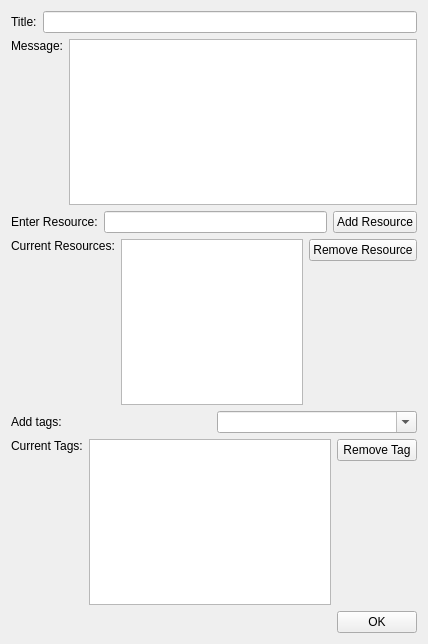
<?xml version="1.0" encoding="UTF-8"?>
<ui version="4.0">
 <class>AddNoteDialog</class>
 <widget class="QDialog" name="AddNoteDialog">
  <property name="geometry">
   <rect>
    <x>0</x>
    <y>0</y>
    <width>428</width>
    <height>644</height>
   </rect>
  </property>
  <property name="windowTitle">
   <string>AddNoteDialog</string>
  </property>
  <layout class="QVBoxLayout" name="verticalLayout_7">
   <item>
    <layout class="QVBoxLayout" name="verticalLayout_6">
     <item>
      <layout class="QHBoxLayout" name="horizontalLayout_2">
       <item>
        <widget class="QLabel" name="addTitleLabel">
         <property name="text">
          <string>Title:</string>
         </property>
        </widget>
       </item>
       <item>
        <widget class="QLineEdit" name="addTitleLineEdit"/>
       </item>
      </layout>
     </item>
     <item>
      <layout class="QHBoxLayout" name="horizontalLayout">
       <item>
        <layout class="QVBoxLayout" name="verticalLayout">
         <item>
          <widget class="QLabel" name="addMessageLabel">
           <property name="text">
            <string>Message:</string>
           </property>
          </widget>
         </item>
         <item>
          <spacer name="verticalSpacer">
           <property name="orientation">
            <enum>Qt::Vertical</enum>
           </property>
           <property name="sizeHint" stdset="0">
            <size>
             <width>20</width>
             <height>40</height>
            </size>
           </property>
          </spacer>
         </item>
        </layout>
       </item>
       <item>
        <widget class="QPlainTextEdit" name="addMessagePlainTextEdit"/>
       </item>
      </layout>
     </item>
     <item>
      <layout class="QHBoxLayout" name="horizontalLayout_4">
       <item>
        <widget class="QLabel" name="enterResourceDirectLabel">
         <property name="text">
          <string>Enter Resource:</string>
         </property>
        </widget>
       </item>
       <item>
        <widget class="QLineEdit" name="addResourceLineEdit"/>
       </item>
       <item>
        <widget class="QPushButton" name="addResourceButton">
         <property name="text">
          <string>Add Resource</string>
         </property>
         <property name="autoDefault">
          <bool>false</bool>
         </property>
        </widget>
       </item>
      </layout>
     </item>
     <item>
      <layout class="QHBoxLayout" name="horizontalLayout_5">
       <item>
        <layout class="QVBoxLayout" name="verticalLayout_2">
         <item>
          <widget class="QLabel" name="CurrentResourcesDirectLabel">
           <property name="text">
            <string>Current Resources:</string>
           </property>
          </widget>
         </item>
         <item>
          <spacer name="verticalSpacer_2">
           <property name="orientation">
            <enum>Qt::Vertical</enum>
           </property>
           <property name="sizeHint" stdset="0">
            <size>
             <width>20</width>
             <height>17</height>
            </size>
           </property>
          </spacer>
         </item>
        </layout>
       </item>
       <item>
        <widget class="QListWidget" name="currentResourcesList"/>
       </item>
       <item>
        <layout class="QVBoxLayout" name="verticalLayout_4">
         <item>
          <widget class="QPushButton" name="removeResourceButton">
           <property name="text">
            <string>Remove Resource</string>
           </property>
           <property name="autoDefault">
            <bool>false</bool>
           </property>
          </widget>
         </item>
         <item>
          <spacer name="verticalSpacer_4">
           <property name="orientation">
            <enum>Qt::Vertical</enum>
           </property>
           <property name="sizeHint" stdset="0">
            <size>
             <width>20</width>
             <height>40</height>
            </size>
           </property>
          </spacer>
         </item>
        </layout>
       </item>
      </layout>
     </item>
     <item>
      <layout class="QHBoxLayout" name="horizontalLayout_6">
       <item>
        <widget class="QLabel" name="addTagsDirectLabel">
         <property name="text">
          <string>Add tags:</string>
         </property>
        </widget>
       </item>
       <item>
        <widget class="QComboBox" name="addTagsComboBox">
         <property name="editable">
          <bool>true</bool>
         </property>
        </widget>
       </item>
      </layout>
     </item>
     <item>
      <layout class="QHBoxLayout" name="horizontalLayout_7">
       <item>
        <layout class="QVBoxLayout" name="verticalLayout_3">
         <item>
          <widget class="QLabel" name="currentTagsDirectLabel">
           <property name="text">
            <string>Current Tags:</string>
           </property>
          </widget>
         </item>
         <item>
          <spacer name="verticalSpacer_3">
           <property name="orientation">
            <enum>Qt::Vertical</enum>
           </property>
           <property name="sizeHint" stdset="0">
            <size>
             <width>20</width>
             <height>40</height>
            </size>
           </property>
          </spacer>
         </item>
        </layout>
       </item>
       <item>
        <widget class="QListWidget" name="currentTagsList"/>
       </item>
       <item>
        <layout class="QVBoxLayout" name="verticalLayout_5">
         <item>
          <widget class="QPushButton" name="removeTagButton">
           <property name="text">
            <string>Remove Tag</string>
           </property>
           <property name="autoDefault">
            <bool>false</bool>
           </property>
          </widget>
         </item>
         <item>
          <spacer name="verticalSpacer_5">
           <property name="orientation">
            <enum>Qt::Vertical</enum>
           </property>
           <property name="sizeHint" stdset="0">
            <size>
             <width>20</width>
             <height>40</height>
            </size>
           </property>
          </spacer>
         </item>
        </layout>
       </item>
      </layout>
     </item>
     <item>
      <layout class="QHBoxLayout" name="horizontalLayout_3">
       <item>
        <spacer name="horizontalSpacer">
         <property name="orientation">
          <enum>Qt::Horizontal</enum>
         </property>
         <property name="sizeHint" stdset="0">
          <size>
           <width>40</width>
           <height>20</height>
          </size>
         </property>
        </spacer>
       </item>
       <item>
        <widget class="QPushButton" name="okButton">
         <property name="text">
          <string>OK</string>
         </property>
         <property name="autoDefault">
          <bool>false</bool>
         </property>
        </widget>
       </item>
      </layout>
     </item>
    </layout>
   </item>
  </layout>
 </widget>
 <layoutdefault spacing="6" margin="11"/>
 <resources/>
 <connections>
  <connection>
   <sender>okButton</sender>
   <signal>clicked()</signal>
   <receiver>AddNoteDialog</receiver>
   <slot>accept()</slot>
   <hints>
    <hint type="sourcelabel">
     <x>263</x>
     <y>274</y>
    </hint>
    <hint type="destinationlabel">
     <x>210</x>
     <y>277</y>
    </hint>
   </hints>
  </connection>
 </connections>
</ui>
